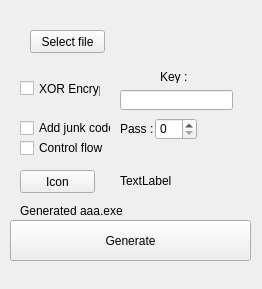
<?xml version="1.0" encoding="UTF-8"?>
<ui version="4.0">
 <class>mainWindow</class>
 <widget class="QMainWindow" name="mainWindow">
  <property name="enabled">
   <bool>true</bool>
  </property>
  <property name="geometry">
   <rect>
    <x>0</x>
    <y>0</y>
    <width>262</width>
    <height>289</height>
   </rect>
  </property>
  <property name="sizePolicy">
   <sizepolicy hsizetype="Fixed" vsizetype="Fixed">
    <horstretch>0</horstretch>
    <verstretch>0</verstretch>
   </sizepolicy>
  </property>
  <property name="minimumSize">
   <size>
    <width>262</width>
    <height>289</height>
   </size>
  </property>
  <property name="maximumSize">
   <size>
    <width>262</width>
    <height>289</height>
   </size>
  </property>
  <property name="windowTitle">
   <string>patate's crypter</string>
  </property>
  <widget class="QWidget" name="centralwidget">
   <widget class="QPushButton" name="pushButton">
    <property name="geometry">
     <rect>
      <x>30</x>
      <y>30</y>
      <width>75</width>
      <height>23</height>
     </rect>
    </property>
    <property name="text">
     <string>Select file</string>
    </property>
   </widget>
   <widget class="QCheckBox" name="checkBox">
    <property name="enabled">
     <bool>true</bool>
    </property>
    <property name="geometry">
     <rect>
      <x>20</x>
      <y>80</y>
      <width>81</width>
      <height>17</height>
     </rect>
    </property>
    <property name="text">
     <string>XOR Encrypt</string>
    </property>
   </widget>
   <widget class="QLineEdit" name="lineEdit">
    <property name="geometry">
     <rect>
      <x>120</x>
      <y>90</y>
      <width>113</width>
      <height>20</height>
     </rect>
    </property>
   </widget>
   <widget class="QLabel" name="label">
    <property name="enabled">
     <bool>true</bool>
    </property>
    <property name="geometry">
     <rect>
      <x>160</x>
      <y>70</y>
      <width>47</width>
      <height>13</height>
     </rect>
    </property>
    <property name="text">
     <string>Key :</string>
    </property>
   </widget>
   <widget class="QPushButton" name="pushButton_2">
    <property name="geometry">
     <rect>
      <x>10</x>
      <y>220</y>
      <width>241</width>
      <height>41</height>
     </rect>
    </property>
    <property name="text">
     <string>Generate</string>
    </property>
   </widget>
   <widget class="QLabel" name="label_2">
    <property name="geometry">
     <rect>
      <x>20</x>
      <y>200</y>
      <width>201</width>
      <height>21</height>
     </rect>
    </property>
    <property name="text">
     <string>Generated aaa.exe</string>
    </property>
   </widget>
   <widget class="QCheckBox" name="checkBox_2">
    <property name="geometry">
     <rect>
      <x>20</x>
      <y>120</y>
      <width>91</width>
      <height>16</height>
     </rect>
    </property>
    <property name="text">
     <string>Add junk code</string>
    </property>
   </widget>
   <widget class="QCheckBox" name="checkBox_3">
    <property name="geometry">
     <rect>
      <x>20</x>
      <y>140</y>
      <width>91</width>
      <height>16</height>
     </rect>
    </property>
    <property name="text">
     <string>Control flow</string>
    </property>
   </widget>
   <widget class="QSpinBox" name="spinBox">
    <property name="geometry">
     <rect>
      <x>155</x>
      <y>118</y>
      <width>42</width>
      <height>22</height>
     </rect>
    </property>
   </widget>
   <widget class="QLabel" name="label_3">
    <property name="geometry">
     <rect>
      <x>120</x>
      <y>122</y>
      <width>47</width>
      <height>13</height>
     </rect>
    </property>
    <property name="text">
     <string>Pass :</string>
    </property>
   </widget>
   <widget class="QPushButton" name="pushButton_3">
    <property name="geometry">
     <rect>
      <x>20</x>
      <y>170</y>
      <width>75</width>
      <height>23</height>
     </rect>
    </property>
    <property name="text">
     <string>Icon</string>
    </property>
   </widget>
   <widget class="QLabel" name="label_4">
    <property name="geometry">
     <rect>
      <x>120</x>
      <y>160</y>
      <width>51</width>
      <height>41</height>
     </rect>
    </property>
    <property name="text">
     <string>TextLabel</string>
    </property>
   </widget>
  </widget>
  <widget class="QStatusBar" name="statusbar">
   <property name="enabled">
    <bool>true</bool>
   </property>
   <property name="sizeGripEnabled">
    <bool>false</bool>
   </property>
  </widget>
 </widget>
 <resources/>
 <connections/>
</ui>
